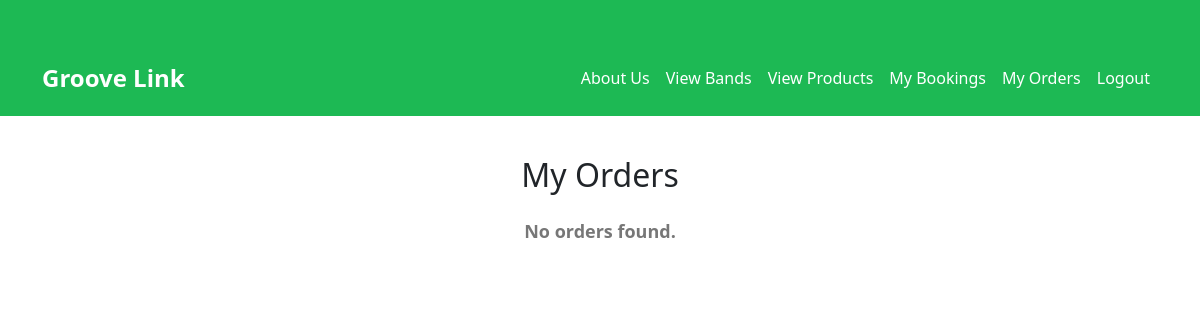
The page /order_history/ (signed in) on the database as committed earlier.
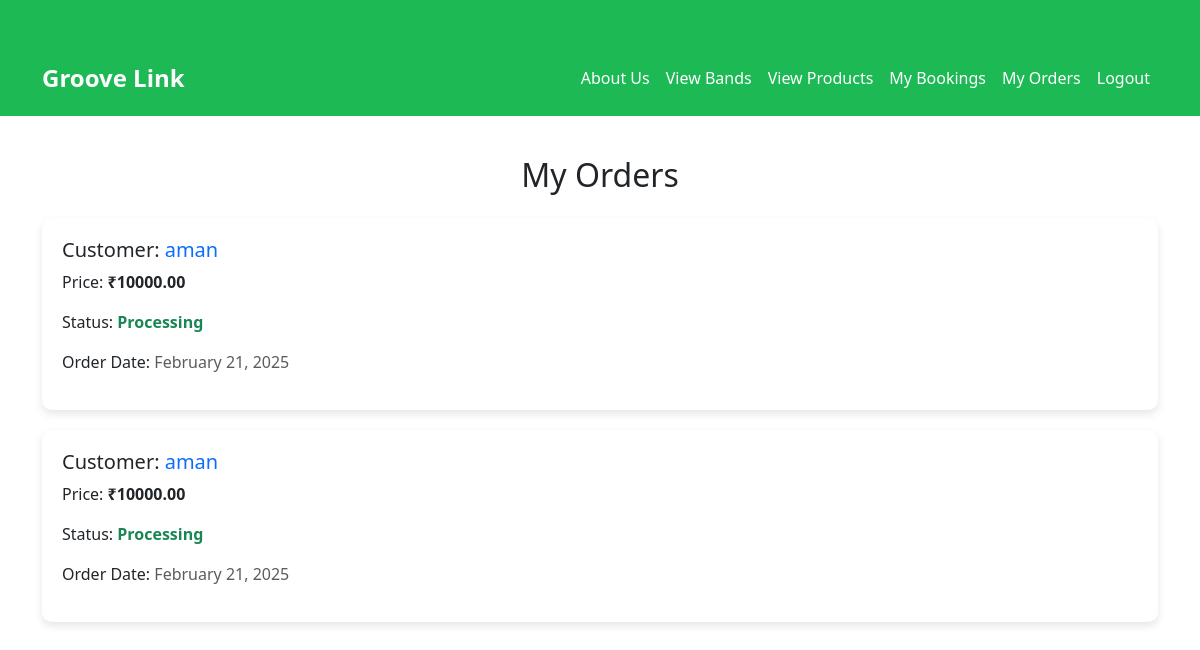
The same page on the database as committed later.
### app/models.py (models this page shows, shortened)
class Order(models.Model):
    customer = models.ForeignKey(Customer, on_delete=models.CASCADE, related_name="orders")
    total_amount = models.DecimalField(max_digits=10, decimal_places=2)
    payment_status = models.BooleanField(default=False)  # False means unpaid
    order_status = models.CharField(
        max_length=20,
        choices=[("Pending", "Pending"), ("Processing", "Processing"), ("Delivered", "Delivered")],
        default="Pending"
    )
    created_at = models.DateTimeField(auto_now_add=True)

class Customer(models.Model):
    name = models.CharField(max_length=100)
    email = models.EmailField(unique=True)
    phone = models.PositiveBigIntegerField()
    password = models.CharField(max_length=255)
    location = models.CharField(max_length=255)

### app/views.py (the view)
# urls.py: path("order_history/", views.view_order_history, name="order_history"),
def view_order_history(request):
    user_id = request.session.get("user_id")  # Ensure consistency with login session
    if not user_id:
        return redirect("login")  # Redirect if user_id is not found
    customer = get_object_or_404(Customer, id=user_id)
    orders = Order.objects.filter(customer=customer).order_by("-created_at")
    return render(request, "customer/order_history.html", {"orders": orders})

### templates/customer/order_history.html (shortened to what this page needs)
<!DOCTYPE html>
<html lang="en">
<head>
    <link rel="stylesheet" href="https://cdn.jsdelivr.net/npm/bootstrap@5.3.0/dist/css/bootstrap.min.css">
</head>
<body>
    <nav class="navbar navbar-expand-lg">
        <div class="container">
            <a class="navbar-brand" href="../customerhome">Groove Link</a>
            <div class="collapse navbar-collapse" id="navbarNav">
                <ul class="navbar-nav ms-auto">
                    <li class="nav-item"><a class="nav-link" href="../about">About Us</a></li>
                    <li class="nav-item"><a class="nav-link" href="../viewbands">View Bands</a></li>
                    <li class="nav-item"><a class="nav-link" href="../viewproducts">View Products</a></li>
                    <li class="nav-item"><a class="nav-link" href="../booking_history">My Bookings</a></li>
                    <li class="nav-item"><a class="nav-link" href="../order_history">My Orders</a></li>
                    <li class="nav-item"><a class="nav-link" href="../logout">Logout</a></li>
                </ul>
            </div>
        </div>
    </nav>
    <div class="container">
        <h2 class="text-center mb-4">My Orders</h2>
        {% for order in orders %}
            <div class="order-card">
                <h5>Customer: <span class="text-primary">{{ order.customer.name }}</span></h5>
                <p>Price: <strong>₹{{ order.total_amount }}</strong></p>
                <p>Status: <span class="order-status text-success">{{ order.order_status }}</span></p>
                <p>Order Date: <span class="text-muted">{{ order.created_at|date:"F d, Y" }}</span></p>
            </div>
        {% empty %}
            <p class="no-orders">No orders found.</p>
        {% endfor %}
    </div>
</body>
</html>

Rows that differ between the two databases and show on the page:
added Order: customer.name "aman", total_amount "10000.00", order_status "Processing", created_at "February 21, 2025"
added Order: customer.name "aman", total_amount "10000.00", order_status "Processing", created_at "February 21, 2025"
Other text that changed with them:
text no longer shown: "No orders found."
